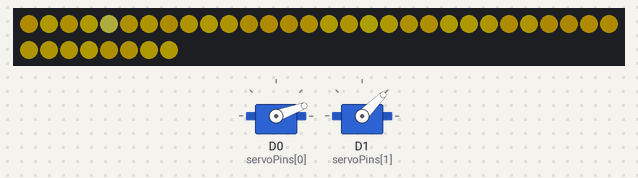
Simulated run of this sketch. Board: Seeed XIAO (SAMD21). Shown: 38 RGB LEDs in strip order, left to right, continuing on the next row, 2 × servo. Dim RGB values are drawn brighter than linear; random numbers use the default seed unless the sketch sets one.

Above: at 0.15 s.
At 5.22 s:
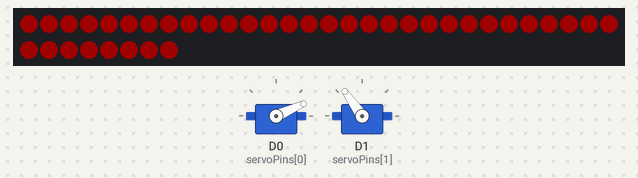
At 20.56 s:
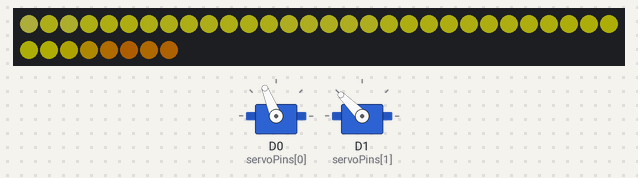
At 39.56 s:
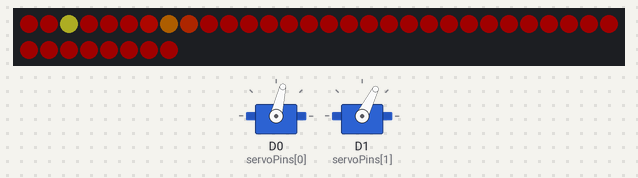
Timing chart, 0 to 40.0 s (numbered marks = the images above):
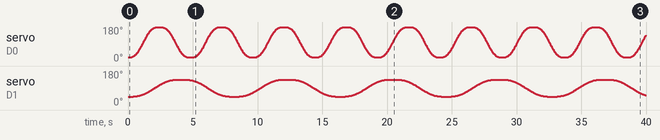

The sketch:

Animatronic-Pumpkin.ino
```cpp
#include <Servo.h>
#include <Adafruit_NeoPixel.h>
#include <math.h>

// ---------- Configuration ----------
#define NUM_SERVOS      2
#define SERVO_CENTER    90    // degrees (center position)
#define TABLE_SIZE      480   // position samples per full back-and-forth cycle
#define STEP_DELAY_MS   20    // 240 steps x 20 ms = 4.8 seconds per half-sweep

static_assert(TABLE_SIZE > 0 && TABLE_SIZE % 2 == 0, "TABLE_SIZE must be positive and even");

// Match the installed Arduino-Pico Servo defaults to preserve alignment.
const int SERVO_MIN_US = 1000;
const int SERVO_MAX_US = 2000;

// Pins for XIAO RP2040 (adjust as needed for your wiring)
const uint8_t servoPins[NUM_SERVOS] = {D0, D1};
const int sweepAmplitude[NUM_SERVOS] = {80, 45}; // +/- degrees per servo

const uint8_t FLAME_PIN = D2;
const uint16_t NUM_LEDS = 38;
const uint8_t FLAME_BRIGHTNESS = 50; // (0-255)
const unsigned long FLAME_INTERVAL_MS = 30;
const uint8_t FLAME_COOLING = 45;     // Higher values make shorter flames
const uint8_t FLAME_SPARKING = 50;   // 0-255, chance of a new spark per frame
Adafruit_NeoPixel strip(NUM_LEDS, FLAME_PIN, NEO_GRB + NEO_KHZ800);
uint8_t heat[NUM_LEDS] = {};
unsigned long lastFlameUpdate = 0;

// Horn alignment in degrees: positive shifts the entire sweep upward.
const int biasOffset[NUM_SERVOS] = {25, 0};

// Speed multiplier per servo: >1 faster, <1 slower, <=0 holds position.
const float speedOffset[NUM_SERVOS] = {2.0, 1.15};

Servo servos[NUM_SERVOS];

float sineTable[TABLE_SIZE];
uint16_t phaseIndex[NUM_SERVOS] = {};
unsigned long stepInterval[NUM_SERVOS] = {};

// Track last update time per servo (non-blocking timing)
unsigned long lastUpdate[NUM_SERVOS] = {};

void updateFlame(unsigned long now) {
  if (now - lastFlameUpdate < FLAME_INTERVAL_MS) return;
  lastFlameUpdate = now;

  // Cool each cell, then carry heat toward the far end of the strip.
  for (uint16_t i = 0; i < NUM_LEDS; i++) {
    int cooling = random(0, (FLAME_COOLING * 10 / NUM_LEDS) + 2);
    heat[i] = heat[i] > cooling ? heat[i] - cooling : 0;
  }
  for (int i = NUM_LEDS - 1; i >= 2; i--) {
    heat[i] = (heat[i - 1] + 2 * heat[i - 2]) / 3;
  }
  if (random(256) < FLAME_SPARKING) {
    uint8_t spark = random(7);
    int temperature = heat[spark] + random(160, 256);
    heat[spark] = temperature > 255 ? 255 : temperature;
  }

  for (uint16_t i = 0; i < NUM_LEDS; i++) {
    // Keep a dim ember glow even between sparks. Hot areas turn amber/yellow.
    uint8_t temperature = 40 + (uint16_t(heat[i]) * 215 / 255);
    uint8_t ramp = (temperature & 0x3F) * 4;
    if (temperature < 64) {
      strip.setPixelColor(i, ramp, 0, 0);
    } else if (temperature < 128) {
      strip.setPixelColor(i, 255, ramp, 0);
    } else if (temperature < 192) {
      strip.setPixelColor(i, 255, 255, ramp / 8);
    } else {
      strip.setPixelColor(i, 255, 255, 32 + ramp / 4);
    }
  }
  strip.show();
}

void buildSineTable() {
  const int halfSize = TABLE_SIZE / 2;
  for (int i = 0; i < TABLE_SIZE; i++) {
    float t = (float)(i % halfSize) / halfSize;
    // Symmetric sine-based profile: slow ends, fastest at center.
    float progress = t - sin(2.0f * PI * t) / (2.0f * PI);
    float offset = 2.0f * progress - 1.0f;
    sineTable[i] = (i < halfSize) ? offset : -offset;
  }
}

unsigned long intervalForServo(int i) {
  if (speedOffset[i] <= 0.0f) return 0;
  unsigned long interval = (unsigned long)lroundf(
      STEP_DELAY_MS / speedOffset[i]);
  return interval < 1 ? 1 : interval;
}

void writePosition(int i) {
  int amplitude = constrain(sweepAmplitude[i], 0, 90);
  int center = constrain(SERVO_CENTER + biasOffset[i],
                         amplitude, 180 - amplitude);
  float angle = center + amplitude * sineTable[phaseIndex[i]];
  int pulseUs = lroundf(SERVO_MIN_US +
                       angle * (SERVO_MAX_US - SERVO_MIN_US) / 180.0f);
  servos[i].writeMicroseconds(pulseUs);
}

void setup() {
  strip.begin();
  strip.setBrightness(FLAME_BRIGHTNESS);
  // Start warm, so the pumpkin glows immediately while the flame develops.
  for (uint16_t i = 0; i < NUM_LEDS; i++) heat[i] = 100;
  lastFlameUpdate = millis() - FLAME_INTERVAL_MS;
  updateFlame(millis());
  buildSineTable();
  for (int i = 0; i < NUM_SERVOS; i++) {
    servos[i].attach(servoPins[i], SERVO_MIN_US, SERVO_MAX_US);
    writePosition(i);
    stepInterval[i] = intervalForServo(i);
    lastUpdate[i] = millis();
  }
}

void loop() {
  unsigned long now = millis();

  for (int i = 0; i < NUM_SERVOS; i++) {
    unsigned long interval = stepInterval[i];
    if (interval == 0) continue;

    if (now - lastUpdate[i] >= interval) {
      lastUpdate[i] = now;
      phaseIndex[i] = (phaseIndex[i] + 1) % TABLE_SIZE;
      writePosition(i);
    }
  }
  updateFlame(now);
}
```
